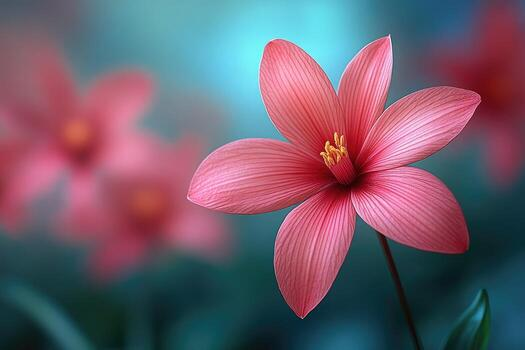
#> input picture assets/Flower.jpg, 525 x 350 px, found by its file name
$ python canny.py
#> lines starting #> are read from the running program, lines starting #| are printed output that depends on the picture; after the words box and inside, x2 and y2 are one past the last pixel; in counts of white or black regions, pixels touching at a corner belong together
"""
Canny Edge Detection in OpenCV.

This script demonstrates how to detect structural edges in an image using
the Canny edge detection algorithm.
"""
import cv2


# Load the image in grayscale, as edge detection works best on 1-channel images
image = cv2.imread("assets/Flower.jpg", cv2.IMREAD_GRAYSCALE)
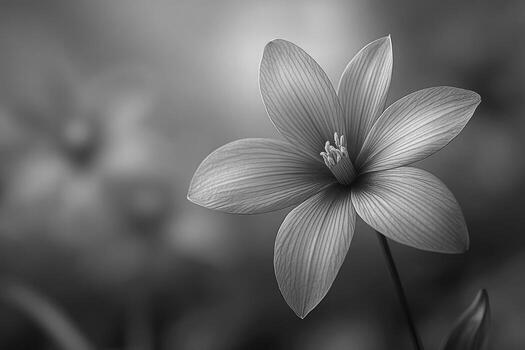
#> image: shape (350, 525); min 5, max 238, mean 100.3

# Apply Canny edge detection
# Parameters:
# 1. Source image
# 2. Lower threshold value: Gradient values below this are discarded.
# 3. Upper threshold value: Gradient values above this are considered sure edges.
edges = cv2.Canny(image, 50, 150)
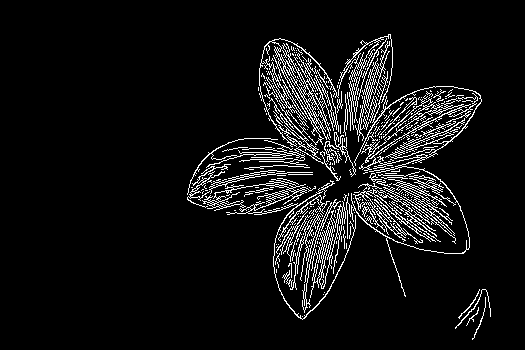
#> edges: shape (350, 525); 7.2% white in thin lines or dots, all inside (x1, y1, x2, y2) = (187, 34, 491, 340)

# Display the original grayscale image and the resulting edges
cv2.imshow("Original image", image)
cv2.imshow("Edges image", edges)

# Pause execution until a key is pressed
cv2.waitKey(0)

# Destroys all open UI windows
cv2.destroyAllWindows()
